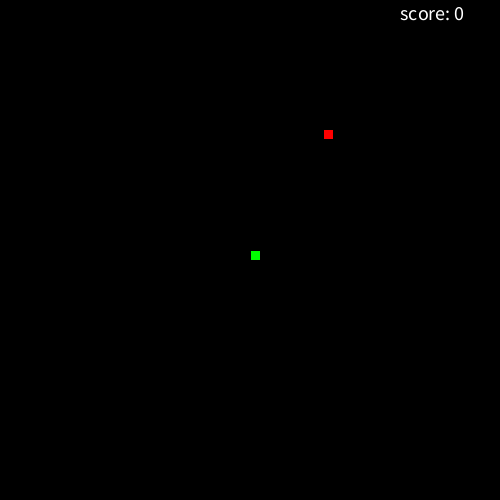
Frame 1 (no input)
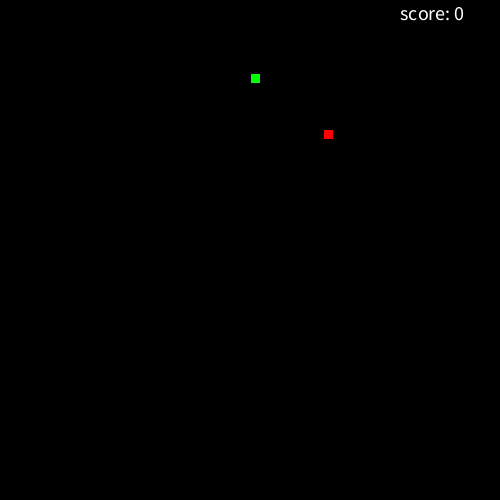
Frame 60 (the mouse pressed at the canvas centre just before this capture)
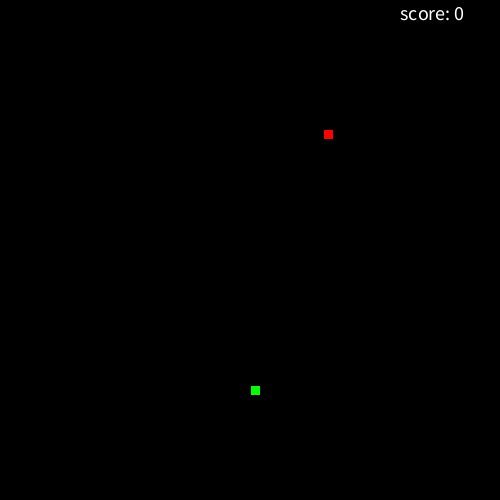
Frame 120 (the mouse held since frame 60 and released just before this capture)

The Processing sketch that drew these frames (run headless with seeded random() and noise(); from frame 60 on, the mouse is pressed at the canvas centre):

// Processing sketch: SnakeRecipe
// ── SnakeRecipe.pde

// 1. Follow the recipe instructions inside the Segment class.

// The Segment class will be used to represent each part of the moving snake.
class Segment {

  //2. Create x and y member variables to hold the location of each segment.
  int x;
  int y;
  // 3. Add a constructor with parameters to initialize each variable.
  Segment(int x, int y) {
    this.x = x;
    this.y = y;
  }

  // 4. Add getter and setter methods for both the x and y member variables.
  public int getX() {
    return this.x;
  }
  void setX(int x) {
    this.x = x;
  }
  public int getY() {
    return this.y;
  }
  void setY(int y) {
    this.y = y;
  }
}

// 5. Create (but do not initialize) a Segment variable to hold the head of the Snake
Segment snakeHead = new Segment(20, 20);


// 6. Create and initialize a String to hold the direction of your snake e.g. "up"
String direction = "up";


// 7. Create and initialize a variable to hold how many pieces of food the snake has eaten.
// give it a value of 1 to start.
int foodEaten = 0;


// 8. Create and initialize foodX and foodY variables to hold the location of the food.
int foodX = ((int)random(500));
int foodY = ((int)random(500));
// (Hint: use the random method to set both the x and y to random locations within the screen size (500 by 500).)

//int foodX = ((int)random(50)*10);



void setup() {

  // 9. Set the size of your sketch (500 by 500).

  size(500, 500);


  // 10. initialize your head to a new segment.
}

// 11. Use the frameRate(int rate) method to set the rate to 20.

int rate;
int frameRate(int rate) {
  this.rate = rate;
  return rate = 20;
}

void draw() {

  background(0);


  //12. Call the manageTail, drawFood, drawSnake, move, and collision methods.

  manageTail();
  drawFood();
  drawSnake();
  move();
  collision();
}



// 13. Complete the drawFood method below. (Hint: each piece of food should be a 10 by 10 rectangle).

void drawFood() {
  fill(255, 0, 0);
  rect(foodX, foodY, 10, 10);
}



//14. Draw the snake head (use a 10 by 10 rectangle)

void drawSnake() {
  fill(0, 255, 0);
  rect(snakeX, snakeY, 10, 10);

  //test your code
}

int snakeX = 250;
int snakeY = 250;
// 15. Complete the move method below.

void move() {

  // 16. Using a switch statement, make your snake head move by 10 pixels in the correct direction.
  //This is an incomplete switch statement:

  switch(direction) {
  case "up":
    snakeY = snakeY - 3;
    break;
  case "down":
    snakeY = snakeY + 3;
    break;
  case "left":
    snakeX = snakeX - 3; 
    break;
  case "right":
    snakeX = snakeX + 3; 
    break;
  }



  // 17. Call the checkBoundaries method to make sure the snake head doesn't go off the screen.
  checkBoundaries();
}



// 18. Complete the keyPressed method below. Use if statements to set your direction variable depending on what key is pressed.

void keyPressed() {
  if (segs.size() > 0) { //when i have a tail...
    if (direction == "up" && keyCode == DOWN) {
      direction = "up";
    } else if (direction == "down" && keyCode == UP) {
      direction = "down";
    } else if (direction == "right" && keyCode == LEFT) {
      direction = "right";
    } else if (direction == "left" && keyCode == RIGHT) {
      direction = "left";
    } else if (keyCode == UP) {
      direction = "up";
    } else if (keyCode == DOWN) {
      direction = "down";
    } else if (keyCode == LEFT) {
      direction = "left";
    } else if (keyCode == RIGHT) {
      direction = "right";
    }
  } else if (keyCode == UP) {
    direction = "up";
  } else if (keyCode == DOWN) {
    direction = "down";
  } else if (keyCode == LEFT) {
    direction = "left";
  } else if (keyCode == RIGHT) {
    direction = "right";
  }
}



// 19. check if your head is out of bounds (teleport your snake head to the other side).

void checkBoundaries() {
  if (snakeX <= 0) {
    snakeX = 490;
  }
  if (snakeX >= 500) {
    snakeX = 10;
  }
  if (snakeY <= 0) {
    snakeY = 490;
  }
  if (snakeY >= 500) {
    snakeY = 10;
  }
}



//20. Make sure that the key for your current direction’s opposite doesn’t work(i.e. If you’re going up, down key shouldn’t work)



// 21. Complete the missing parts of the collision method below.

void collision() {
  //System.out.println("snakeX: " + snakeX);
  //System.out.println("foodX: " + foodX);
  if (snakeX >= foodX-5 && snakeX <= foodX+15 && snakeY >= foodY-5 && snakeY <= foodY+15) {
    foodEaten = foodEaten + 1;
    System.out.println("food eaten: " + foodEaten);
    foodX = ((int)random(490));
    foodY = ((int)random(490));
  }
  textSize(20);
  fill(255, 255, 255);
  text("score: " + foodEaten, 400, 20);
  // If the segment is colliding with a piece of food...
  // Increase the amount of food eaten and set foodX and foodY to new random locations.
}



/**
 
 ** Part 2: making the tail (the rest of the snake)
 
 **/

//  1. Create and initialize an ArrayList of Segments. (This will be your snake tail!)
ArrayList<Segment> segs = new ArrayList();

// 2. Complete the missing parts of the manageTail method below and call it in the draw method.

void manageTail() {

  //Call the drawTail and checkTailCollision methods.
  //System.out.println("calling drawTail");
  drawTail();
  checkTailCollision();
  // Add a new Segment to your ArrayList that has the same X and Y as the head of your snake.
  Segment a = new Segment(snakeX, snakeY);
  segs.add(a);
  // To keep your tail the right length:
  // while the tail size is greater than the number of food pieces eaten, remove the first Segment in your tail.
  while (segs.size() > foodEaten) {
    segs.remove(0);
  }
}

void drawTail() {
  // Draw a 10 by 10 rectangle for each Segment in your snake ArrayList.
  System.out.println("Segments: " + segs.size());
  for (Segment mySeg : segs) {
    fill(0, 255, 0);
    rect(mySeg.getX(), mySeg.getY(), 10, 10);
    System.out.println(mySeg.getX() + ", " + mySeg.getY());
  }
}


// 3. Complete the missing parts of the bodyCollision method below.

void checkTailCollision() {

  // If your head has the same location as one of your segments...
  for (Segment mySeg : segs) {
    if (mySeg.getX() >= snakeX  && mySeg.getX() <= snakeX+10 && mySeg.getY() <= snakeY+10 && mySeg.getY() >= snakeY) {
      foodEaten = 0;
      System.out.println("foodEaten: " + foodEaten);
      System.out.println("Segments: " + segs.size());
    }
  }
  // reset your food variable

  //Call this method at the beginning of your manageTail method.
}
